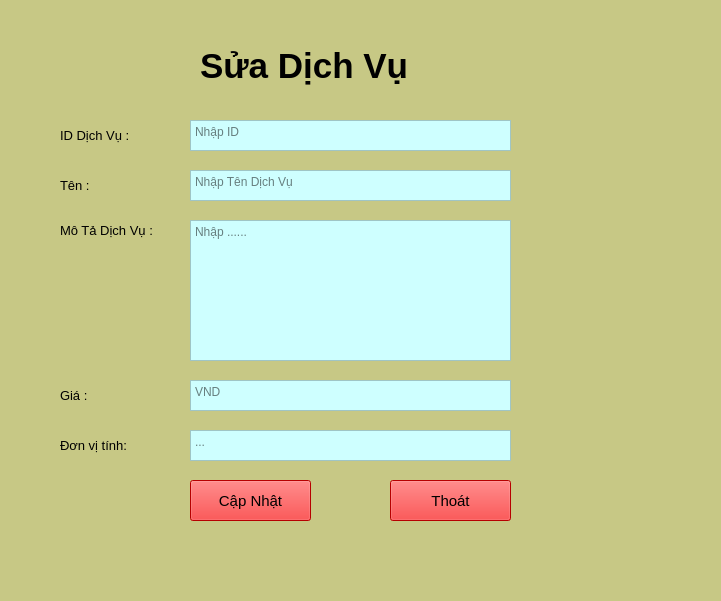
<?xml version="1.0" encoding="UTF-8"?>
<ui version="4.0">
 <class>MainWindow</class>
 <widget class="QMainWindow" name="MainWindow">
  <property name="geometry">
   <rect>
    <x>0</x>
    <y>0</y>
    <width>721</width>
    <height>601</height>
   </rect>
  </property>
  <property name="windowTitle">
   <string>MainWindow</string>
  </property>
  <property name="styleSheet">
   <string notr="true">background-color: rgb(199, 200, 133);</string>
  </property>
  <widget class="QWidget" name="centralwidget">
   <widget class="QTextEdit" name="txtID">
    <property name="geometry">
     <rect>
      <x>190</x>
      <y>120</y>
      <width>321</width>
      <height>31</height>
     </rect>
    </property>
    <property name="styleSheet">
     <string notr="true">background-color: rgb(206, 255, 255);</string>
    </property>
    <property name="placeholderText">
     <string>Nhập ID</string>
    </property>
   </widget>
   <widget class="QLabel" name="label">
    <property name="geometry">
     <rect>
      <x>200</x>
      <y>30</y>
      <width>321</width>
      <height>71</height>
     </rect>
    </property>
    <property name="font">
     <font>
      <pointsize>26</pointsize>
      <bold>true</bold>
     </font>
    </property>
    <property name="text">
     <string>Sửa Dịch Vụ</string>
    </property>
   </widget>
   <widget class="QPushButton" name="btCapNhat">
    <property name="geometry">
     <rect>
      <x>190</x>
      <y>480</y>
      <width>121</width>
      <height>41</height>
     </rect>
    </property>
    <property name="font">
     <font>
      <pointsize>11</pointsize>
     </font>
    </property>
    <property name="styleSheet">
     <string notr="true">background-color: rgb(255, 0, 0);</string>
    </property>
    <property name="text">
     <string>Cập Nhật</string>
    </property>
   </widget>
   <widget class="QTextEdit" name="txtMoTa">
    <property name="geometry">
     <rect>
      <x>190</x>
      <y>220</y>
      <width>321</width>
      <height>141</height>
     </rect>
    </property>
    <property name="styleSheet">
     <string notr="true">background-color: rgb(206, 255, 255);</string>
    </property>
    <property name="placeholderText">
     <string>Nhập ......</string>
    </property>
   </widget>
   <widget class="QLabel" name="label_3">
    <property name="geometry">
     <rect>
      <x>60</x>
      <y>210</y>
      <width>121</width>
      <height>41</height>
     </rect>
    </property>
    <property name="font">
     <font>
      <pointsize>10</pointsize>
     </font>
    </property>
    <property name="text">
     <string>Mô Tả Dịch Vụ :</string>
    </property>
   </widget>
   <widget class="QLabel" name="label_2">
    <property name="geometry">
     <rect>
      <x>60</x>
      <y>120</y>
      <width>101</width>
      <height>31</height>
     </rect>
    </property>
    <property name="font">
     <font>
      <pointsize>10</pointsize>
     </font>
    </property>
    <property name="layoutDirection">
     <enum>Qt::LayoutDirection::LeftToRight</enum>
    </property>
    <property name="text">
     <string>ID Dịch Vụ :</string>
    </property>
   </widget>
   <widget class="QTextEdit" name="txtGia">
    <property name="geometry">
     <rect>
      <x>190</x>
      <y>380</y>
      <width>321</width>
      <height>31</height>
     </rect>
    </property>
    <property name="styleSheet">
     <string notr="true">background-color: rgb(206, 255, 255);</string>
    </property>
    <property name="placeholderText">
     <string>VND</string>
    </property>
   </widget>
   <widget class="QLabel" name="label_4">
    <property name="geometry">
     <rect>
      <x>60</x>
      <y>380</y>
      <width>101</width>
      <height>31</height>
     </rect>
    </property>
    <property name="font">
     <font>
      <pointsize>10</pointsize>
     </font>
    </property>
    <property name="text">
     <string>Giá :</string>
    </property>
   </widget>
   <widget class="QTextEdit" name="txtTen">
    <property name="geometry">
     <rect>
      <x>190</x>
      <y>170</y>
      <width>321</width>
      <height>31</height>
     </rect>
    </property>
    <property name="styleSheet">
     <string notr="true">background-color:rgb(206, 255, 255);</string>
    </property>
    <property name="placeholderText">
     <string>Nhập Tên Dịch Vụ</string>
    </property>
   </widget>
   <widget class="QLabel" name="label_5">
    <property name="geometry">
     <rect>
      <x>60</x>
      <y>170</y>
      <width>101</width>
      <height>31</height>
     </rect>
    </property>
    <property name="font">
     <font>
      <pointsize>10</pointsize>
     </font>
    </property>
    <property name="layoutDirection">
     <enum>Qt::LayoutDirection::LeftToRight</enum>
    </property>
    <property name="text">
     <string>Tên :</string>
    </property>
   </widget>
   <widget class="QLabel" name="label_6">
    <property name="geometry">
     <rect>
      <x>60</x>
      <y>430</y>
      <width>101</width>
      <height>31</height>
     </rect>
    </property>
    <property name="font">
     <font>
      <pointsize>10</pointsize>
     </font>
    </property>
    <property name="text">
     <string>Đơn vị tính:</string>
    </property>
   </widget>
   <widget class="QTextEdit" name="txtDvt">
    <property name="geometry">
     <rect>
      <x>190</x>
      <y>430</y>
      <width>321</width>
      <height>31</height>
     </rect>
    </property>
    <property name="styleSheet">
     <string notr="true">background-color: rgb(206, 255, 255);</string>
    </property>
    <property name="placeholderText">
     <string>...</string>
    </property>
   </widget>
   <widget class="QPushButton" name="btThoat">
    <property name="geometry">
     <rect>
      <x>390</x>
      <y>480</y>
      <width>121</width>
      <height>41</height>
     </rect>
    </property>
    <property name="font">
     <font>
      <pointsize>11</pointsize>
     </font>
    </property>
    <property name="styleSheet">
     <string notr="true">background-color: rgb(255, 0, 0);</string>
    </property>
    <property name="text">
     <string>Thoát</string>
    </property>
   </widget>
  </widget>
  <widget class="QMenuBar" name="menubar">
   <property name="geometry">
    <rect>
     <x>0</x>
     <y>0</y>
     <width>721</width>
     <height>22</height>
    </rect>
   </property>
  </widget>
  <widget class="QStatusBar" name="statusbar"/>
 </widget>
 <resources/>
 <connections/>
</ui>
